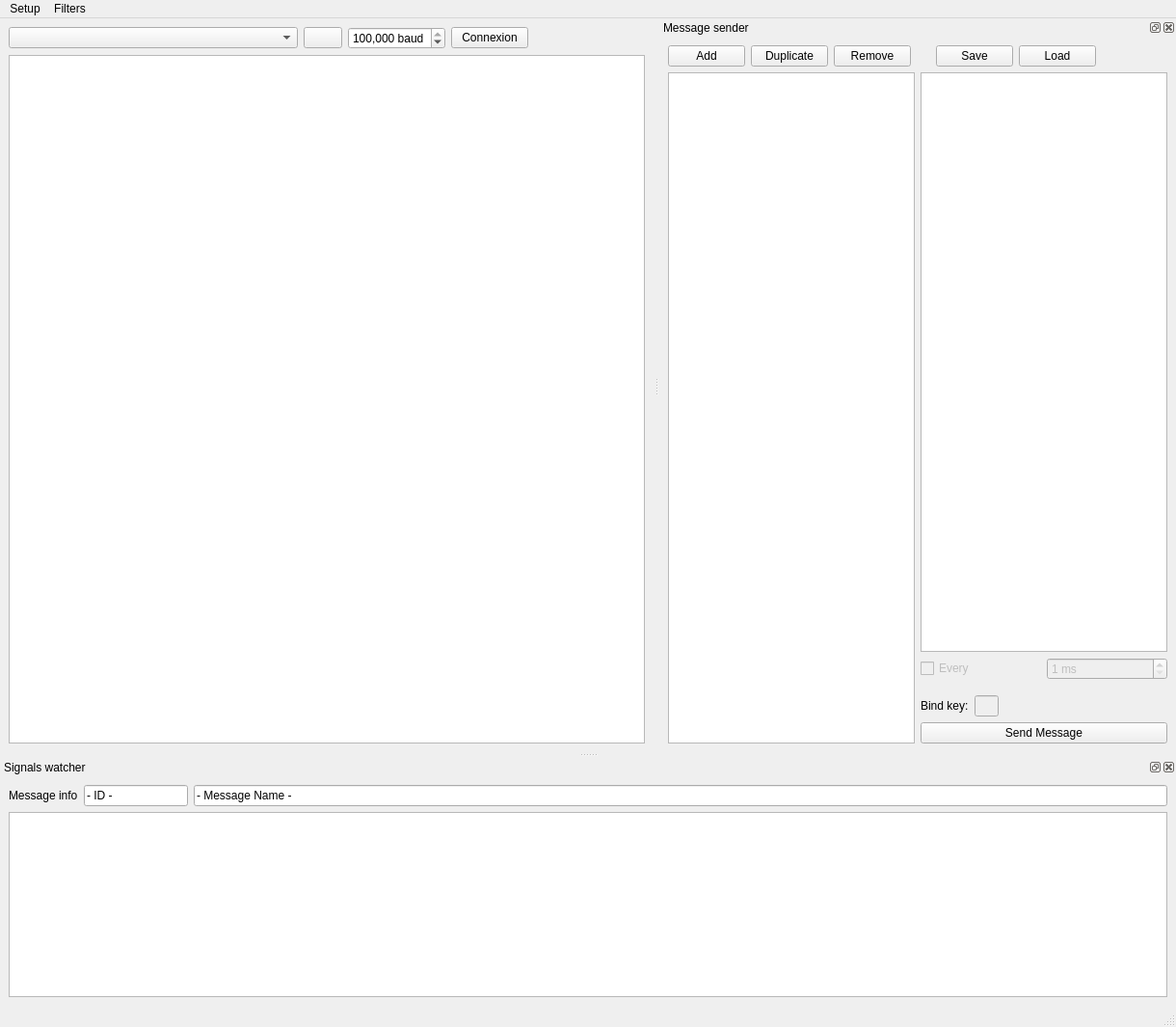
<?xml version="1.0" encoding="UTF-8"?>
<ui version="4.0">
 <class>MainWindow</class>
 <widget class="QMainWindow" name="MainWindow">
  <property name="geometry">
   <rect>
    <x>0</x>
    <y>0</y>
    <width>1220</width>
    <height>1065</height>
   </rect>
  </property>
  <property name="windowTitle">
   <string>CanBus-tard</string>
  </property>
  <widget class="QWidget" name="centralwidget">
   <layout class="QVBoxLayout" name="verticalLayout">
    <item>
     <layout class="QHBoxLayout" name="horizontalLayout">
      <property name="topMargin">
       <number>0</number>
      </property>
      <item>
       <widget class="QComboBox" name="combo_can_device">
        <property name="minimumSize">
         <size>
          <width>300</width>
          <height>0</height>
         </size>
        </property>
       </widget>
      </item>
      <item>
       <widget class="QPushButton" name="button_refresh_device">
        <property name="sizePolicy">
         <sizepolicy hsizetype="Minimum" vsizetype="Fixed">
          <horstretch>0</horstretch>
          <verstretch>0</verstretch>
         </sizepolicy>
        </property>
        <property name="text">
         <string/>
        </property>
        <property name="icon">
         <iconset theme="QIcon::ThemeIcon::ViewRefresh"/>
        </property>
       </widget>
      </item>
      <item>
       <widget class="QSpinBox" name="spin_baudrate_device">
        <property name="showGroupSeparator" stdset="0">
         <bool>true</bool>
        </property>
        <property name="suffix">
         <string> baud</string>
        </property>
        <property name="minimum">
         <number>1</number>
        </property>
        <property name="maximum">
         <number>10000000</number>
        </property>
        <property name="value">
         <number>500000</number>
        </property>
       </widget>
      </item>
      <item>
       <widget class="QPushButton" name="button_connect_device">
        <property name="text">
         <string>Connexion</string>
        </property>
       </widget>
      </item>
      <item>
       <spacer name="horizontalSpacer">
        <property name="orientation">
         <enum>Qt::Orientation::Horizontal</enum>
        </property>
        <property name="sizeHint" stdset="0">
         <size>
          <width>40</width>
          <height>20</height>
         </size>
        </property>
       </spacer>
      </item>
     </layout>
    </item>
    <item>
     <widget class="QTableWidget" name="table_can_messages">
      <property name="editTriggers">
       <set>QAbstractItemView::EditTrigger::NoEditTriggers</set>
      </property>
      <property name="selectionMode">
       <enum>QAbstractItemView::SelectionMode::SingleSelection</enum>
      </property>
      <property name="selectionBehavior">
       <enum>QAbstractItemView::SelectionBehavior::SelectRows</enum>
      </property>
      <attribute name="horizontalHeaderShowSortIndicator" stdset="0">
       <bool>true</bool>
      </attribute>
      <attribute name="verticalHeaderVisible">
       <bool>false</bool>
      </attribute>
     </widget>
    </item>
   </layout>
  </widget>
  <widget class="QStatusBar" name="statusBar"/>
  <widget class="QMenuBar" name="menuBar">
   <property name="geometry">
    <rect>
     <x>0</x>
     <y>0</y>
     <width>1220</width>
     <height>24</height>
    </rect>
   </property>
   <widget class="QMenu" name="menuDBC">
    <property name="title">
     <string>Setup</string>
    </property>
    <addaction name="actionManage_DBC_files"/>
    <addaction name="actionForce_reload_DBC"/>
    <addaction name="separator"/>
    <addaction name="action_overwrite_mode"/>
    <addaction name="action_autoscroll"/>
   </widget>
   <widget class="QMenu" name="menuMessages">
    <property name="title">
     <string>Filters</string>
    </property>
    <addaction name="action_enable_filters"/>
    <addaction name="action_filter"/>
    <addaction name="separator"/>
    <addaction name="separator"/>
    <addaction name="action_save_filters_config"/>
    <addaction name="action_open_filters_config"/>
   </widget>
   <addaction name="menuDBC"/>
   <addaction name="menuMessages"/>
  </widget>
  <widget class="QDockWidget" name="dockSignalWatcher">
   <property name="floating">
    <bool>false</bool>
   </property>
   <property name="windowTitle">
    <string>Signals watcher</string>
   </property>
   <attribute name="dockWidgetArea">
    <number>8</number>
   </attribute>
   <widget class="QWidget" name="dockWidgetContents">
    <layout class="QVBoxLayout" name="verticalLayout_2">
     <item>
      <layout class="QHBoxLayout" name="horizontalLayout_2" stretch="0,0,1">
       <item>
        <widget class="QLabel" name="label">
         <property name="text">
          <string>Message info</string>
         </property>
        </widget>
       </item>
       <item>
        <widget class="QLineEdit" name="line_watcher_msg_id">
         <property name="text">
          <string>- ID -</string>
         </property>
         <property name="readOnly">
          <bool>true</bool>
         </property>
        </widget>
       </item>
       <item>
        <widget class="QLineEdit" name="line_watcher_msg_name">
         <property name="text">
          <string>- Message Name -</string>
         </property>
         <property name="readOnly">
          <bool>true</bool>
         </property>
        </widget>
       </item>
      </layout>
     </item>
     <item>
      <widget class="QTableWidget" name="table_watcher_signals"/>
     </item>
    </layout>
   </widget>
  </widget>
  <widget class="QDockWidget" name="dockWidget">
   <property name="windowTitle">
    <string>Message sender</string>
   </property>
   <attribute name="dockWidgetArea">
    <number>2</number>
   </attribute>
   <widget class="QWidget" name="dockWidgetContents_2">
    <layout class="QVBoxLayout" name="verticalLayout_4">
     <item>
      <layout class="QHBoxLayout" name="horizontalLayout_3">
       <item>
        <widget class="QPushButton" name="button_send_add">
         <property name="text">
          <string>Add</string>
         </property>
        </widget>
       </item>
       <item>
        <widget class="QPushButton" name="button_send_duplicate">
         <property name="text">
          <string>Duplicate</string>
         </property>
        </widget>
       </item>
       <item>
        <widget class="QPushButton" name="button_send_remove">
         <property name="text">
          <string>Remove</string>
         </property>
        </widget>
       </item>
       <item>
        <spacer name="horizontalSpacer_2">
         <property name="orientation">
          <enum>Qt::Orientation::Horizontal</enum>
         </property>
         <property name="sizeType">
          <enum>QSizePolicy::Policy::Fixed</enum>
         </property>
         <property name="sizeHint" stdset="0">
          <size>
           <width>20</width>
           <height>20</height>
          </size>
         </property>
        </spacer>
       </item>
       <item>
        <widget class="QPushButton" name="button_send_save">
         <property name="text">
          <string>Save</string>
         </property>
        </widget>
       </item>
       <item>
        <widget class="QPushButton" name="button_send_load">
         <property name="text">
          <string>Load</string>
         </property>
        </widget>
       </item>
       <item>
        <spacer name="horizontalSpacer_3">
         <property name="orientation">
          <enum>Qt::Orientation::Horizontal</enum>
         </property>
         <property name="sizeHint" stdset="0">
          <size>
           <width>40</width>
           <height>20</height>
          </size>
         </property>
        </spacer>
       </item>
      </layout>
     </item>
     <item>
      <layout class="QHBoxLayout" name="horizontalLayout_4">
       <item>
        <layout class="QHBoxLayout" name="horizontalLayout_5" stretch="0,1">
         <item>
          <widget class="QListWidget" name="list_send_message"/>
         </item>
         <item>
          <layout class="QVBoxLayout" name="verticalLayout_3">
           <property name="rightMargin">
            <number>0</number>
           </property>
           <item>
            <widget class="QTableWidget" name="table_send_signals">
             <property name="editTriggers">
              <set>QAbstractItemView::EditTrigger::NoEditTriggers</set>
             </property>
             <attribute name="verticalHeaderVisible">
              <bool>false</bool>
             </attribute>
            </widget>
           </item>
           <item>
            <layout class="QHBoxLayout" name="horizontalLayout_6">
             <property name="topMargin">
              <number>0</number>
             </property>
             <item>
              <widget class="QCheckBox" name="check_send_every">
               <property name="enabled">
                <bool>false</bool>
               </property>
               <property name="text">
                <string>Every</string>
               </property>
              </widget>
             </item>
             <item>
              <widget class="QSpinBox" name="spin_send_every">
               <property name="enabled">
                <bool>false</bool>
               </property>
               <property name="suffix">
                <string> ms</string>
               </property>
               <property name="minimum">
                <number>1</number>
               </property>
               <property name="maximum">
                <number>1000000</number>
               </property>
              </widget>
             </item>
            </layout>
           </item>
           <item>
            <layout class="QHBoxLayout" name="horizontalLayout_7">
             <property name="topMargin">
              <number>10</number>
             </property>
             <item>
              <widget class="QLabel" name="label_2">
               <property name="text">
                <string>Bind key:</string>
               </property>
              </widget>
             </item>
             <item>
              <widget class="QLineEdit" name="line_send_bindkey">
               <property name="enabled">
                <bool>false</bool>
               </property>
               <property name="sizePolicy">
                <sizepolicy hsizetype="Fixed" vsizetype="Fixed">
                 <horstretch>0</horstretch>
                 <verstretch>0</verstretch>
                </sizepolicy>
               </property>
               <property name="maximumSize">
                <size>
                 <width>25</width>
                 <height>16777215</height>
                </size>
               </property>
               <property name="inputMask">
                <string>A</string>
               </property>
               <property name="maxLength">
                <number>1</number>
               </property>
              </widget>
             </item>
             <item>
              <spacer name="horizontalSpacer_4">
               <property name="orientation">
                <enum>Qt::Orientation::Horizontal</enum>
               </property>
               <property name="sizeHint" stdset="0">
                <size>
                 <width>40</width>
                 <height>20</height>
                </size>
               </property>
              </spacer>
             </item>
            </layout>
           </item>
           <item>
            <widget class="QPushButton" name="button_send_message">
             <property name="text">
              <string>Send Message</string>
             </property>
            </widget>
           </item>
          </layout>
         </item>
        </layout>
       </item>
      </layout>
     </item>
    </layout>
   </widget>
  </widget>
  <action name="actionManage_DBC_files">
   <property name="text">
    <string>Manage DBC files</string>
   </property>
  </action>
  <action name="actionForce_reload_DBC">
   <property name="text">
    <string>Force reload DBC</string>
   </property>
  </action>
  <action name="action_filter">
   <property name="text">
    <string>Configure filters</string>
   </property>
  </action>
  <action name="action_enable_filters">
   <property name="checkable">
    <bool>true</bool>
   </property>
   <property name="text">
    <string>Enable filters</string>
   </property>
  </action>
  <action name="action_save_filters_config">
   <property name="text">
    <string>Save filters</string>
   </property>
  </action>
  <action name="action_open_filters_config">
   <property name="text">
    <string>Load filters</string>
   </property>
  </action>
  <action name="action_overwrite_mode">
   <property name="checkable">
    <bool>true</bool>
   </property>
   <property name="checked">
    <bool>true</bool>
   </property>
   <property name="text">
    <string>Overwrite mode</string>
   </property>
  </action>
  <action name="action_autoscroll">
   <property name="checkable">
    <bool>true</bool>
   </property>
   <property name="checked">
    <bool>true</bool>
   </property>
   <property name="text">
    <string>Autoscroll</string>
   </property>
   <property name="toolTip">
    <string>When not in overwrite mode, automatically scrolls to the bottom.</string>
   </property>
  </action>
 </widget>
 <resources/>
 <connections/>
</ui>
